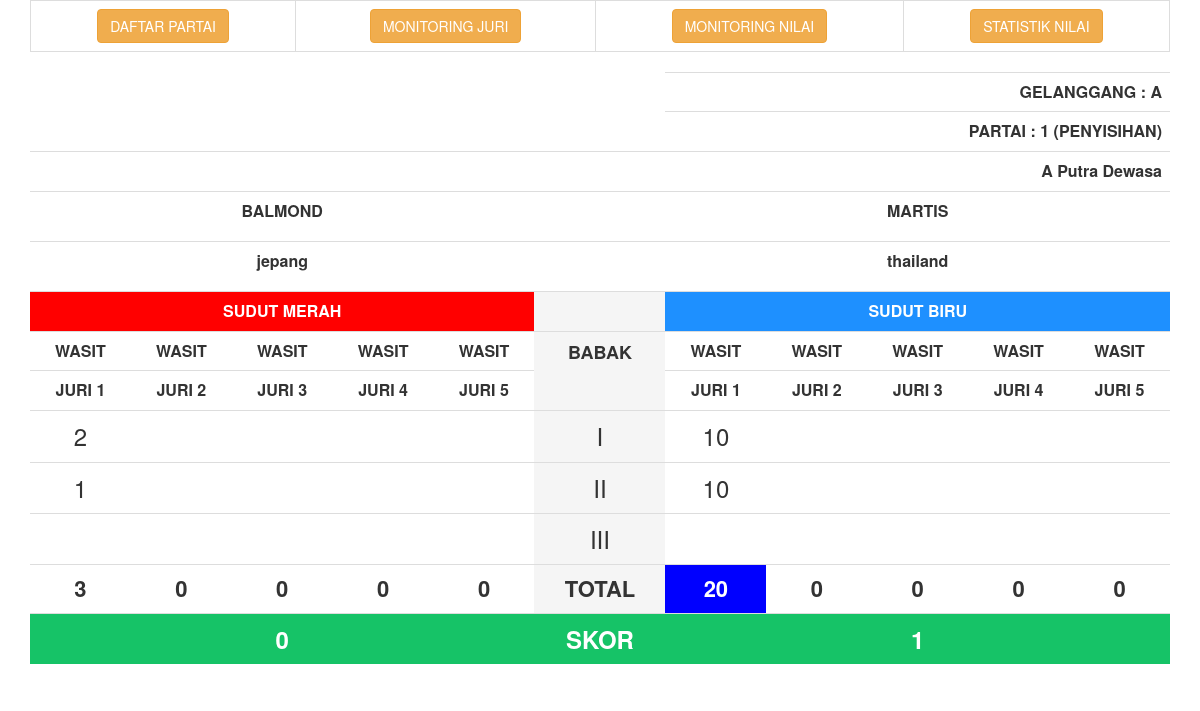
The app's page /nilai/view_tanding_kp.php?id_partai=3 with its own data.
### tables this page shows
CREATE TABLE `jadwal_tanding` (
  `id_partai` int(11) NOT NULL,
  `tgl` date NOT NULL,
  `kelas` varchar(55) NOT NULL,
  `gelanggang` varchar(2) NOT NULL,
  `partai` varchar(4) NOT NULL,
  `nm_merah` varchar(55) NOT NULL,
  `kontingen_merah` varchar(55) NOT NULL,
  `nm_biru` varchar(55) NOT NULL,
  `kontingen_biru` varchar(55) NOT NULL,
  `status` varchar(55) NOT NULL DEFAULT '-',
  `pemenang` varchar(150) NOT NULL DEFAULT '-',
  `babak` varchar(55) DEFAULT NULL,
  `medali` varchar(2) NOT NULL DEFAULT '0',
  `aktif` varchar(2) NOT NULL DEFAULT '0'
);

### nilai/view_tanding_kp.php (the view, shortened to what the rows shown need)
<?php
	include "../backend/includes/connection.php";
	$id_partai = mysqli_real_escape_string($koneksi, $_GET["id_partai"]);
	$sqljadwal = "SELECT * FROM jadwal_tanding
					WHERE id_partai='$id_partai'";
	$jadwal_tanding = mysqli_query($koneksi,$sqljadwal);
	$jadwal = mysqli_fetch_array($jadwal_tanding);
?>
<html>
<head>
  <link rel="stylesheet" href="css/bootstrap.min.css">
</head>
<body>
<div class="container">
<div class="table-responsive">
<table class="table">
  <thead>
  	<tr>
      <td colspan="6" rowspan="3">
      </td>
    </tr>
    <tr class="text-right">
      <td colspan="5" style="font-size: 16px; font-weight: bold;">GELANGGANG : <?php echo $jadwal['gelanggang']; ?></td>
    </tr>
    <tr class="text-right">
      <td colspan="5" style="font-size: 16px; font-weight: bold;">PARTAI : <?php echo $jadwal['partai']." (".$jadwal['babak'].")"; ?></td>
    </tr>
    <tr>
    	<td colspan="6">
	    </td>
      	<td colspan="5" class="text-right" style="font-size: 16px; font-weight: bold;"><?php echo $jadwal['kelas']; ?></td>
    </tr>
    <tr class="text-center">
      <td colspan="5" style="font-size: 16px; font-weight: bold;"><p><?php echo $jadwal['nm_merah']; ?></p></td>
      <td>&nbsp;</td>
      <td colspan="5" style="font-size: 16px; font-weight: bold;"><?php echo $jadwal['nm_biru']; ?></td>
    </tr>
    <tr class="text-center">
      <td colspan="5" style="font-size: 16px; font-weight: bold;"><p><?php echo $jadwal['kontingen_merah']; ?></p></td>
      <td>&nbsp;</td>
      <td colspan="5" style="font-size: 16px; font-weight: bold;"><p><?php echo $jadwal['kontingen_biru']; ?></p></td>
    </tr>
    <tr class="text-center">
      <td colspan="5" bgcolor="#FF0000" style="font-size: 16px; font-weight: bold;"><font color="white">SUDUT MERAH</font></td>
      <td bgcolor="#F5F5F5">&nbsp;</td>
      <td colspan="5" bgcolor="#1E90FF" style="font-size: 16px; font-weight: bold;"><font color="white">SUDUT BIRU</font></td>
    </tr>
    <tr class="text-center" style="font-weight: bold;">
      <td>WASIT</td>
      <td>WASIT</td>
      <td>WASIT</td>
      <td>WASIT</td>
      <td>WASIT</td>
      <td rowspan="2" bgcolor="#F5F5F5" style="font-size: 18px;">BABAK</td>
      <td>WASIT</td>
      <td>WASIT</td>
      <td>WASIT</td>
      <td>WASIT</td>
      <td>WASIT</td>
    </tr>
    <tr class="text-center" style="font-weight: bold;">
      <td>JURI 1</td>
      <td>JURI 2</td>
      <td>JURI 3</td>
      <td>JURI 4</td>
      <td>JURI 5</td>
      <td>JURI 1</td>
      <td>JURI 2</td>
      <td>JURI 3</td>
      <td>JURI 4</td>
      <td>JURI 5</td>
    </tr>
  </thead>
</table>
</div>
</div>
</body>
</html>

### records on screen
jadwal_tanding: gelanggang "A", partai "1", babak "PENYISIHAN", kelas "A Putra Dewasa", nm_merah "BALMOND", nm_biru "MARTIS", kontingen_merah "jepang", kontingen_biru "thailand"

### other values on screen
$nilaijuri1babak1merah[0] "2"
$nilaijuri1babak1biru[0] "10"
$nilaijuri1babak2merah[0] "1"
$nilaijuri1babak2biru[0] "10"
$totalwasitjuri1merah "3"
$totalwasitjuri2merah "0"
$totalwasitjuri3merah "0"
$totalwasitjuri4merah "0"
$totalwasitjuri5merah "0"
$totalwasitjuri1biru "20"
$totalwasitjuri2biru "0"
$totalwasitjuri3biru "0"
$totalwasitjuri4biru "0"
$totalwasitjuri5biru "0"
$skorakhirmerah "0"
